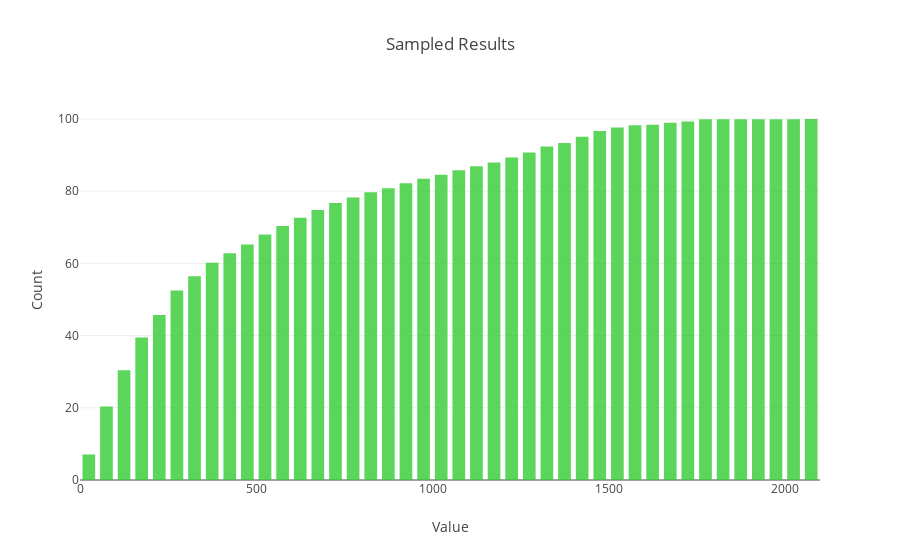

This figure's notebook cell:
### Code cell
#kumulatives dichte Diagramm -> wie viel % Währungen aller maximal verfügbaren handelbaren Coins 
#wurden an Tag x getraded?

trace0 = go.Histogram(
    x=df_densityDF['values'],
    cumulative=dict(enabled=True),
    histnorm='percent',
    xbins=dict(
        size = 50), #das will noch nicht!!
    marker=dict(
        color=('rgb(51,204,51)'),
    ),
    opacity=0.80
)
  
data = [trace0]

layout = go.Layout(
    title='Sampled Results',
    xaxis=dict(
        title='Value'
    ),
    yaxis=dict(
        title='Count'
    ),
    bargap=0.2,
    bargroupgap=0.1
    )

fig = go.Figure(data=data, layout=layout)

py.iplot(fig, filename='density')

### Figure 1 — Plotly figure (JSON) as saved in the notebook; plotly's stock layout.template omitted (floating-point values rounded to 4 significant figures; data arrays with more than 128 entries replaced by an {"elided": "..."} marker saying what was removed)
{"data": [{"cumulative": {"enabled": true}, "histnorm": "percent", "marker": {"color": "rgb(51,204,51)"}, "opacity": 0.8, "type": "histogram", "x": {"elided": "1584 int values"}, "xbins": {"size": 50}}], "layout": {"bargap": 0.2, "bargroupgap": 0.1, "title": "Sampled Results", "xaxis": {"title": "Value"}, "yaxis": {"title": "Count"}}}
